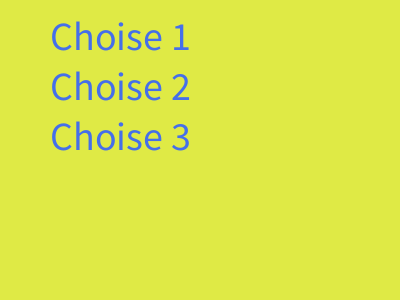
Frame 1 (no input)
Frame 60 (the mouse pressed at the canvas centre just before this capture): identical to frame 1, image omitted
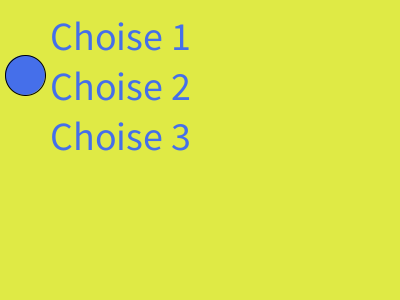
Frame 120 (the mouse held since frame 60 and released just before this capture)

The Processing sketch that drew these frames (run headless with seeded random() and noise(); from frame 60 on, the mouse is pressed at the canvas centre):

// Processing sketch: week13_2_ellipse
// ── week13_2_ellipse.pde
void setup() {
    size(400, 300);
    textSize(40);
}
int choice = -1;
void draw() {
    background(#DFEA45);
    fill(#456FEA);
    if (choice == 0) ellipse(25, 25, 40, 40);
    if (choice == 1) ellipse(25, 75, 40, 40);
    if (choice == 2) ellipse(25,125, 40, 40);
    text("Choise 1", 50, 50);
    text("Choise 2", 50, 100);
    text("Choise 3", 50, 150);
}
void mousePressed() {
    choice = int(random(3));
}
